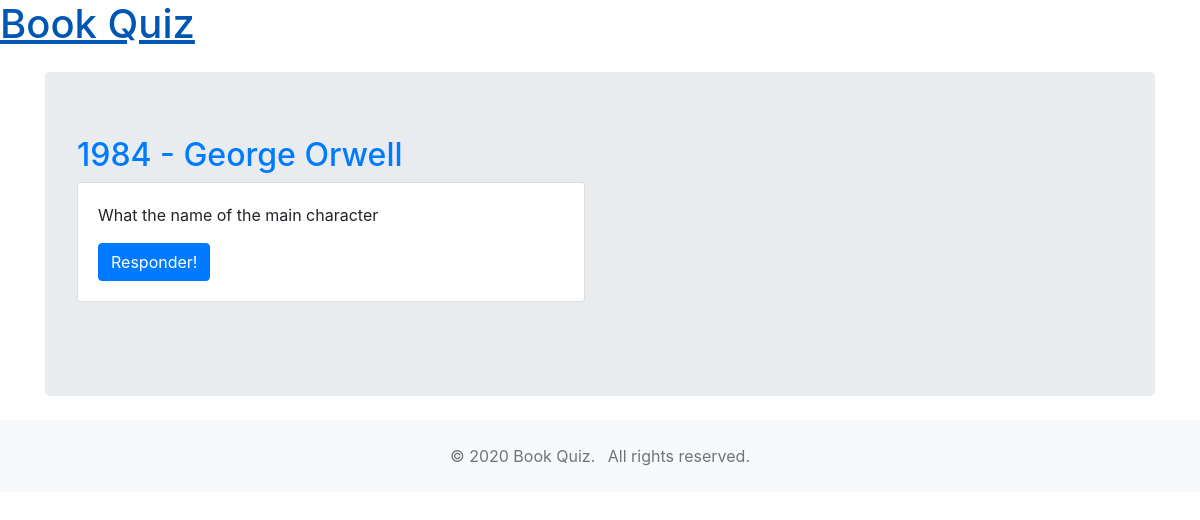
The app's page /questions/2 with its own data.
### game/models.py (models this page shows, shortened)
class Book(models.Model):
    title = models.CharField(max_length=100)
    author = models.CharField(max_length=100)
    description = models.TextField(max_length=300)
    user = models.ForeignKey(User, on_delete=models.CASCADE)

class Question(models.Model):
    book = models.ForeignKey(Book, on_delete=models.CASCADE,
                             related_name='questions')
    user = models.ForeignKey(User, on_delete=models.CASCADE)
    text = models.CharField(max_length=200)
    pub_date = models.DateTimeField(auto_now_add=True, blank=False)

### game/views.py (the view)
# urls.py: path('questions/<int:book_id>', views.questions, name='questions'),
def questions(request, book_id):
    book = Book.objects.get(id=book_id)
    questions = book.questions.all()
    context = {'questions': questions, 'book': book}
    return render(request, 'game/questions.html', context)

### game/templates/game/questions.html
{% extends 'base.html' %}
{% block content %}
<div class="container">
    <div class="jumbotron my-4">
        <h2 class="text-primary">{{book.title}} - {{book.author}}</h3>
        <div class="row">
            {% for question in questions %}
            <div class="col-sm-6" style="margin-bottom:30px">
                <div class="card">
                    <div class="card-body">
                        <p class="card-text">{{ question.text }}</p>
                        <a href="play/{{ question.id }}" class="btn btn-primary">Responder!</a>
                    </div>
                </div>
            </div>
            {% endfor %}
        </div>
    </div>
</div>
{% endblock content %}

### records on screen
Book: title "1984", author "George Orwell"
Question: text "What the name of the main character"
